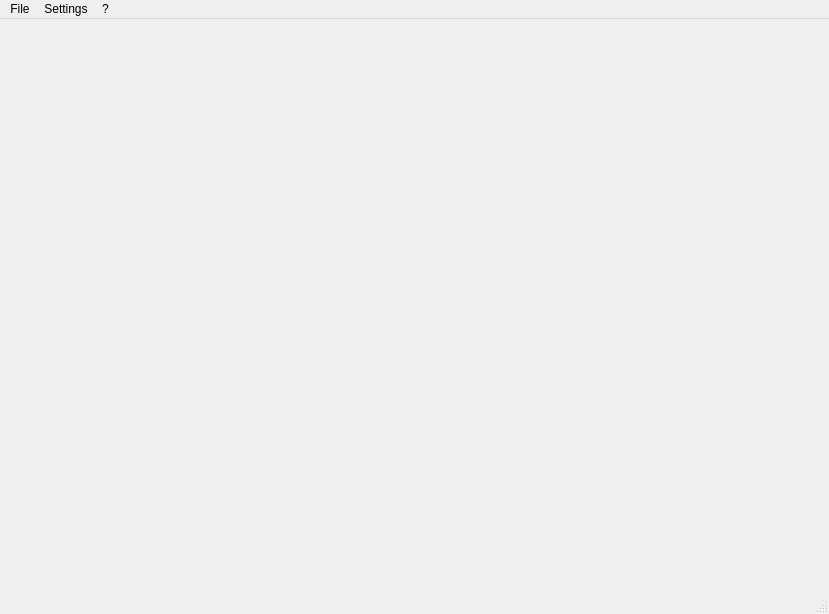
<?xml version="1.0" encoding="UTF-8"?>
<ui version="4.0">
 <class>MainWindow</class>
 <widget class="QMainWindow" name="MainWindow">
  <property name="geometry">
   <rect>
    <x>0</x>
    <y>0</y>
    <width>829</width>
    <height>614</height>
   </rect>
  </property>
  <property name="windowTitle">
   <string>MainWindow</string>
  </property>
  <widget class="QWidget" name="centralwidget"/>
  <widget class="QMenuBar" name="menubar">
   <property name="geometry">
    <rect>
     <x>0</x>
     <y>0</y>
     <width>829</width>
     <height>21</height>
    </rect>
   </property>
   <widget class="QMenu" name="menuFile">
    <property name="title">
     <string>File</string>
    </property>
    <addaction name="actionNew"/>
    <addaction name="actionOpen"/>
    <addaction name="actionSave"/>
    <addaction name="actionSave_As"/>
    <addaction name="actionExit"/>
   </widget>
   <widget class="QMenu" name="menuSettings">
    <property name="title">
     <string>Settings</string>
    </property>
   </widget>
   <widget class="QMenu" name="menu">
    <property name="title">
     <string>?</string>
    </property>
   </widget>
   <addaction name="menuFile"/>
   <addaction name="menuSettings"/>
   <addaction name="menu"/>
  </widget>
  <widget class="QStatusBar" name="statusbar"/>
  <action name="actionNew">
   <property name="text">
    <string>New</string>
   </property>
  </action>
  <action name="actionOpen">
   <property name="text">
    <string>Open...</string>
   </property>
  </action>
  <action name="actionExit">
   <property name="text">
    <string>Exit</string>
   </property>
  </action>
  <action name="actionSave">
   <property name="text">
    <string>Save</string>
   </property>
  </action>
  <action name="actionSave_As">
   <property name="text">
    <string>Save As...</string>
   </property>
  </action>
 </widget>
 <resources/>
 <connections/>
</ui>
